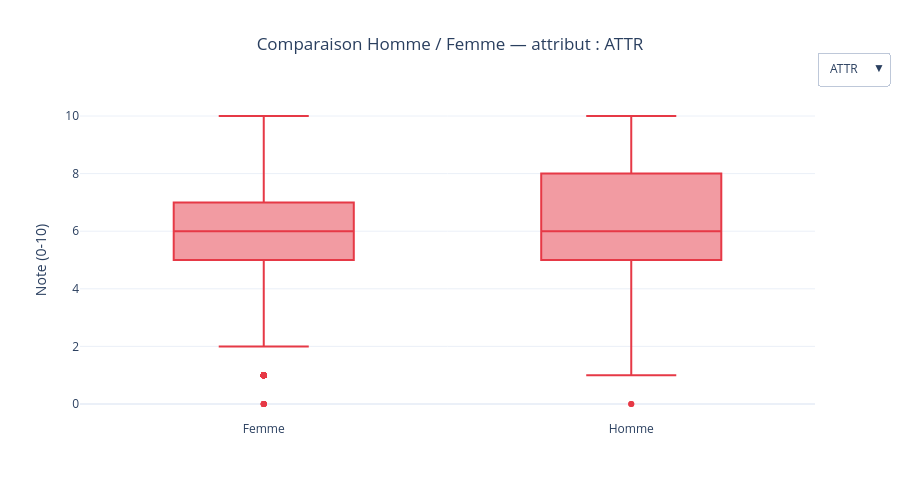

Source (notebook cell):
### Code cell
#Comparaison Homme/Femme par attribut
fig = go.Figure()
gender_labels = subset_clean["gender"].map({0: "Femme", 1: "Homme"})

for i, col in enumerate(attributes):
    fig.add_trace(
        go.Box(
            x=gender_labels,
            y=subset_clean[col],
            name=col,
            marker_color=colors[i],
            visible=(i == 0)
        )
    )

buttons = []
for i, col in enumerate(attributes):
    visibility = [j == i for j in range(len(attributes))]
    buttons.append(
        go.layout.updatemenu.Button(
            label=col.upper(),
            method="update",
            args=[{"visible": visibility},
                  {"title": f"Comparaison Homme / Femme — attribut : {col.upper()}"}]
        )
    )

fig.update_layout(
    title=go.layout.Title(text="Comparaison Homme / Femme — attribut : ATTR", x=0.5),
    updatemenus=[go.layout.Updatemenu(active=0, buttons=buttons, x=1.1, y=1.15)],
    showlegend=False,
    template="plotly_white",
    height=500
)
fig.update_yaxes(title_text="Note (0-10)")
fig.show()

### Figure 1 — Plotly figure (JSON) as saved in the notebook; plotly's stock layout.template omitted (floating-point values rounded to 4 significant figures; data arrays with more than 128 entries replaced by an {"elided": "..."} marker saying what was removed)
{"data": [{"marker": {"color": "#E63946"}, "name": "attr", "type": "box", "visible": true, "x": {"elided": "7040 str values"}, "y": {"elided": "7040 float values"}}, {"marker": {"color": "#F4A261"}, "name": "sinc", "type": "box", "visible": false, "x": {"elided": "7040 str values"}, "y": {"elided": "7040 float values"}}, {"marker": {"color": "#2A9D8F"}, "name": "intel", "type": "box", "visible": false, "x": {"elided": "7040 str values"}, "y": {"elided": "7040 float values"}}, {"marker": {"color": "#264653"}, "name": "fun", "type": "box", "visible": false, "x": {"elided": "7040 str values"}, "y": {"elided": "7040 float values"}}, {"marker": {"color": "#8338EC"}, "name": "amb", "type": "box", "visible": false, "x": {"elided": "7040 str values"}, "y": {"elided": "7040 float values"}}, {"marker": {"color": "#3A86FF"}, "name": "shar", "type": "box", "visible": false, "x": {"elided": "7040 str values"}, "y": {"elided": "7040 float values"}}], "layout": {"height": 500, "showlegend": false, "title": {"text": "Comparaison Homme / Femme — attribut : ATTR", "x": 0.5}, "updatemenus": [{"active": 0, "buttons": [{"args": [{"visible": [true, false, false, false, false, false]}, {"title": "Comparaison Homme / Femme — attribut : ATTR"}], "label": "ATTR", "method": "update"}, {"args": [{"visible": [false, true, false, false, false, false]}, {"title": "Comparaison Homme / Femme — attribut : SINC"}], "label": "SINC", "method": "update"}, {"args": [{"visible": [false, false, true, false, false, false]}, {"title": "Comparaison Homme / Femme — attribut : INTEL"}], "label": "INTEL", "method": "update"}, {"args": [{"visible": [false, false, false, true, false, false]}, {"title": "Comparaison Homme / Femme — attribut : FUN"}], "label": "FUN", "method": "update"}, {"args": [{"visible": [false, false, false, false, true, false]}, {"title": "Comparaison Homme / Femme — attribut : AMB"}], "label": "AMB", "method": "update"}, {"args": [{"visible": [false, false, false, false, false, true]}, {"title": "Comparaison Homme / Femme — attribut : SHAR"}], "label": "SHAR", "method": "update"}], "x": 1.1, "y": 1.15}], "yaxis": {"title": {"text": "Note (0-10)"}}}}
